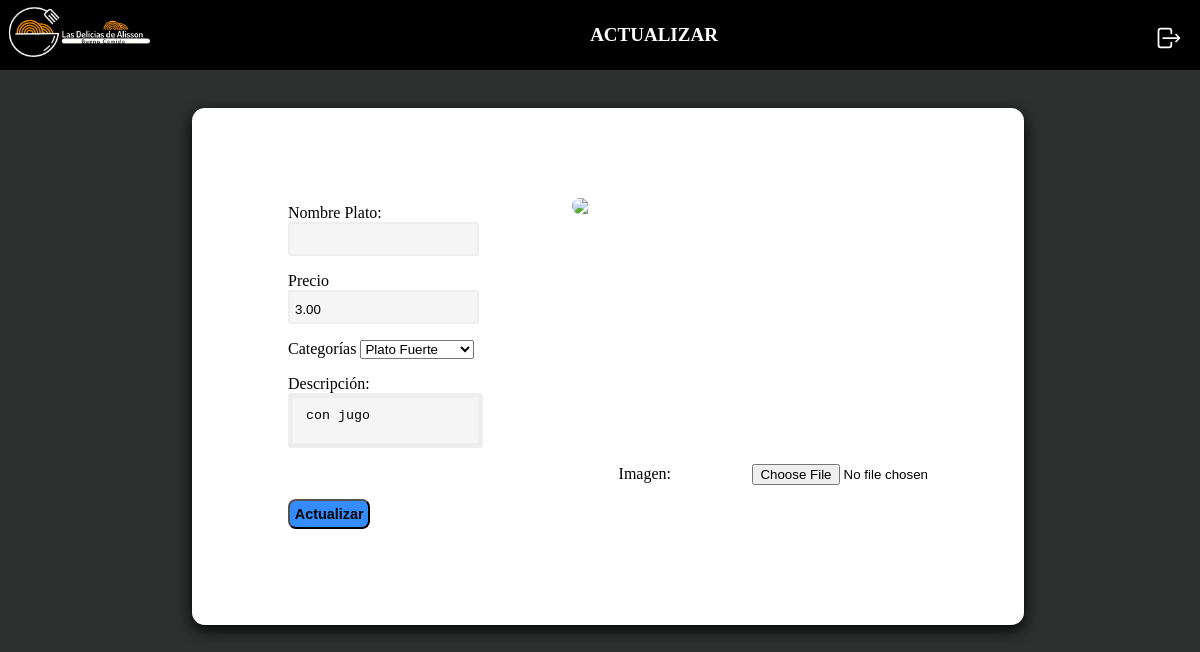
The app's page /MenuWeb/admin/propiedades/actualizar.php?id=15 with its own data.
### tables this page shows
CREATE TABLE `propiedades` (
  `id` int NOT NULL AUTO_INCREMENT,
  `plato` varchar(60) DEFAULT NULL,
  `precio` decimal(10,2) DEFAULT NULL,
  `categoria` varchar(60) DEFAULT NULL,
  `descripcion` longtext,
  `imagen` varchar(200) DEFAULT NULL,
  `administradorId` int DEFAULT NULL,
  `clienteId` int DEFAULT NULL,
  PRIMARY KEY (`id`),
  KEY `administradorId_idx` (`administradorId`),
  KEY `clienteId_idx` (`clienteId`),
  CONSTRAINT `administradorId` FOREIGN KEY (`administradorId`) REFERENCES `administrador` (`id`),
  CONSTRAINT `clienteId` FOREIGN KEY (`clienteId`) REFERENCES `cliente` (`id`)
);

### MenuWeb/admin/propiedades/actualizar.php (the view, shortened to what this page needs)
<!DOCTYPE html>
<html lang="en">
<?php
    $id = $_GET['id'];
    $id = filter_var($id, FILTER_VALIDATE_INT);
    $db= conectarDB();
    $consulta = "SELECT * FROM propiedades WHERE id = ${id}";
    $resultado = mysqli_query($db, $consulta);
    $propiedad = mysqli_fetch_assoc($resultado);
    $nombre = $propiedad['nombre'];
    $precio = $propiedad['precio'];
    $categoria = $propiedad['categoria'];
    $descripcion = $propiedad['descripcion'];
?>
<head>
    <link href="../../css/styleCss.css" rel = "stylesheet">
</head>
<body class="stylebody" body topmargin="0 ">
    <div class="ctn">
        <p>
            <img src="../../img/logo.png" style="float:left " alt=" " class="logo" class="title"><b>ACTUALIZAR</b>
            <a href="modificar.php" style="float:right ; margin-right: 20px ">
            </a>
        </p>
    </div>
    <main>
        <form class="formulario" style="position:relative; top:3rem;" method="POST" enctype="multipart/form-data">
            <div >
                <div class="campo">
                    <label>Nombre  Plato:</label>
                    <input class="input-text" type="text"  name= "nombre" required value="<?php echo $nombre; ?>">
                </div>
                <div class="campo">
                    <label>Precio</label>
                    <input  class="input-text" type="text" name= "precio" required value="<?php echo $precio; ?>">
                </div>
                <div class="campo w-100">
                    <label>Categorías</label>
                    <select name= "categoria">
                        <option><?php echo $categoria; ?></option>
                    </select>
                </div>
                <div class="campo w-100">
                    <label>Descripción:</label>
                    <textarea class="input-des"  name= "descripcion"> <?php echo $descripcion; ?> </textarea>
                </div>
                <div class="img-act">
                    <label>Imagen:</label>
                    <input type="file" id="imagen" accept="image/jpeg, image/png" name="imagen" />
                    <img src="../../imagenes/<?php echo $imagenPropiedad; ?>" class="imagen">
                </div>
            </div>
            <div class="enviar">
                <input class="boton" type="submit" value="Actualizar">
            </div>
        </form>
    </main>
</body>
</html>

### MenuWeb/css/styleCss.css (style rules this page uses)
:root { --verde: rgb(41, 51, 43); }
.stylebody { background:url(../../../MenuWeb/img/fondo.jpg); background-color: rgb(46, 48, 48); background-blend-mode: soft-light; width: 100%; height: 100%; color:rgb(0, 0, 0); }
.ctn { width: 100%; max-width: 2500px; text-align: center; color: white; font-size: 19px; padding: 05px; margin: -10px; margin-top: 0px; background: black; }
.logo { width: 150px; margin: 0px; margin-top: -25px; }
.formulario { width: min(40rem,100%); margin:0 auto; padding: 6rem; -webkit-box-shadow: 0px 5px 15px 0px rgb(0, 0, 0); -moz-box-shadow: 0px 5px 15px 0px rgb(0, 0, 0); box-shadow: 0px 5px 15px 0px rgb(0, 0, 0); background-color: rgb(255, 255, 255); border-radius: .8rem; }
.boton { background-color: rgb(52, 140, 255); color: rgb(0, 0, 0); padding: 0.3rem 0.3rem; margin-top: 0.9rem; font-size: 0.9rem; text-decoration:solid; text-transform:initial; font-weight:700; border-radius: .5rem; }
.campo { margin-bottom: 1rem; text-align:left; }
.img-act { text-align-last: right; }
.input-text { display: -webkit-box; background-color: #f5f5f5; border: 2px solid #eee; padding:10px 5px 5px 5px; -webkit-border-radius: 5px; -moz-border-radius: 3px; border-radius: 6px; }
.input-des { display: -webkit-box; background-color: #f5f5f5; border: 2px solid #eee; padding:30px 20px 5px 10px; -webkit-border-radius: 10px; -moz-border-radius: 10px; border-radius: 6px; resize: none; }
.imagen { width: 20rem; position: absolute; top: 90px; left: 380px; border-radius: .5rem; }
.input-text { display: -webkit-box; background-color: #f5f5f5; border: 2px solid #eee; padding: 10px 5px 5px 5px; -webkit-border-radius: 5px; -moz-border-radius: 3px; border-radius: 3px; }
.input-des { display: -webkit-box; background-color: #f5f5f5; border: 5px solid #eee; padding: 10px 5px 5px 5px; -webkit-border-radius: 10px; -moz-border-radius: 10px; border-radius: 3px; resize: none; }

### records on screen
propiedades: precio "3.00", categoria "Plato Fuerte", descripcion "con jugo"
